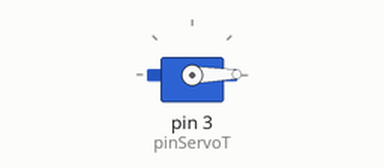
Bench run of a sketch on a simulated Arduino Uno, built with avr-gcc and run on an emulated ATmega328P. Shown: servo.

Above: at 0.05 s.
At 1.75 s:
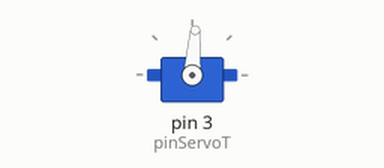
At 3.5 s:
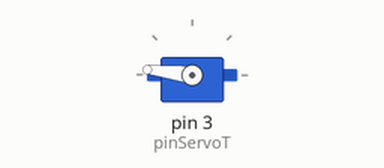
At 6.95 s:
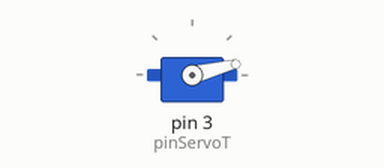
Timing chart, 0 to 9.4 s (numbered marks = the images above):
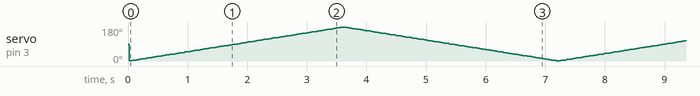

The sketch:

Servomotor-con-Arduino.ino
```cpp
/*
  Created by TEOS
  Domotic with Arduino https://goo.gl/btZpjs
  YouTube https://goo.gl/k7TUSZ
  Instagram https://goo.gl/zEIjia
  Facebook https://goo.gl/eivraR
  Twitter https://goo.gl/du5Wgn
  Github https://goo.gl/Xl5IiS
  Google Plus https://goo.gl/gBnUdh
  WEB https://goo.gl/jtiYJy
*/

#include <Servo.h>

Servo servoT;

const int pinServoT =  3;
int positionServoT = 0;
boolean forwardT = false;
unsigned long timeAccountingT = millis();
const int setBackT = 20;

void setup() {
  servoT.attach(pinServoT);
}

void loop () {
  if (millis () - timeAccountingT >= setBackT) {
    timeAccountingT += setBackT ;
    if (forwardT) {
      servoT.write(-- positionServoT);
      if (positionServoT == 0)
        forwardT = false ;
    }
    else {
      servoT.write (++ positionServoT);
      if (positionServoT == 180)
        forwardT = true ;
    }
  }
}
```
